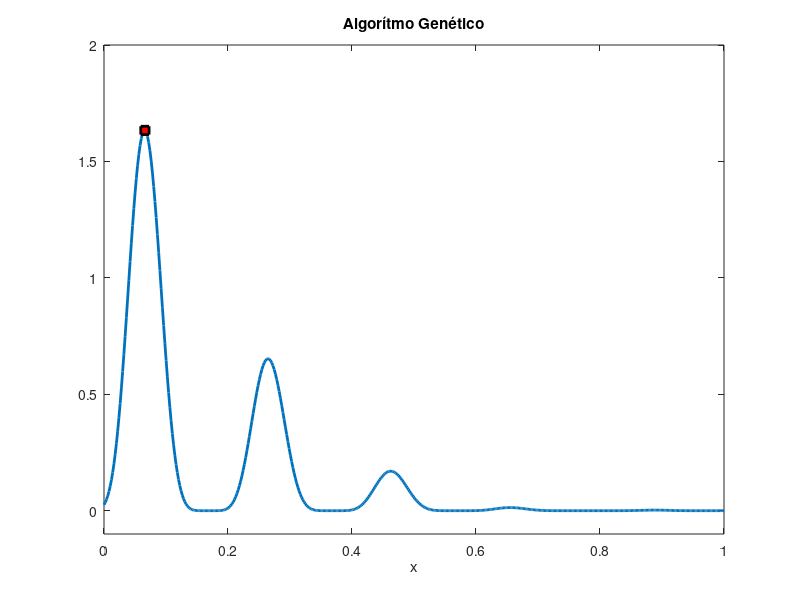

Here is the MATLAB script that generated this plot: (Note: this script raises an error after producing the figure.)
%% Algorítmo Genético.

clc;
clear all;
close all;

% Plot da Função e valor máximo
limits=[0,1]; % Limites da pesquisa
set(0,'defaultlinelinewidth',2);
ezplot('4*(sin(5*pi*x+0.5)^6)*exp(log2((x-0.8)^2))',limits)
title('Algorítmo Genético');
axis([0,1,-0.1,2]); % Delimitar os eixos
hold on
% Plots solução do máximo
plot(0.066,1.6332,'sk','Linewidth',2,'markersize',6,'markerfacecolor','r');
% Definições de variáveis
pop_size=5; % Tamanho da populaçao
lchrome=12; % Tamanho do cromossoma
maxgen=80; % Número maximo de gerações
p_cross=0.8; % Probabilidade de cruzamento
p_mutation=0.04; % Probabilidade de mutação
gen=1; % Contador das gerações

% Inicializa a população e guarda os respetivos crossomas na matriz CHROME.
CHROME = init_pop(pop_size, lchrome);

% Calcular aptidão para cada indivíduo na população.
for i = 1:pop_size
    fitnessValues = bin2dec(num2str(CHROME(i, :))) / (2^lchrome - 1);
end

% O vetor 'POP' contém as aptidões da população.
POP = fitnessValues;

% Calcula a aptidão e o valor da variável de decisão.
[CHROME, POP, POP_x] = dec_pop(pop_size, lchrome, limits);

% Calcula as métricas estatísticas da população inicial.
[sumfit, best_idx, max_value, average] = statist(POP);

% Identifica o melhor indivíduo inicial e qual a sua aptidão.
best_chrome = CHROME(best_idx, :);
best_fitness = max_value;

% Inicializa vetores para armazenar os dados de progresso.
best_fitness_over_time = zeros(maxgen, 1);
average_fitness_over_time = zeros(maxgen, 1);

% Plot da função objetivo como pano de fundo.
figure(1);
fplot(@(x) objective_function(x), limits, 'b-', 'LineWidth', 1);
title('Evolução da População no Espaço de Soluções');
xlabel('x');
ylabel('Aptidão');
hold on;

% Ciclo principal do algoritmo genético.
for gen = 1:maxgen
    % Gera a nova população.
    CHROME = generate(pop_size, POP, CHROME, lchrome, p_cross, p_mutation);
    
    % Avalia a nova população.
    [POP, POP_x] = evaluate_population(CHROME, lchrome, limits);
    
    % Calcula estatísticas da nova população.
    [sumfit, best_idx, max_value, average] = statist(POP);

    % Plota a função objetivo novamente como pano de fundo.
    cla; % Limpa o gráfico atual.
    fplot(@(x) objective_function(x), limits, 'b-', 'LineWidth', 1);
    hold on;

    % Plota as soluções da população.
    scatter(POP_x, POP, 'g*');
    plot(POP_x(best_idx), max_value, 'ro', 'MarkerFaceColor', 'r'); % Destaca a melhor solução.

    % Armazena dados para gráficos de progresso.
    best_fitness_over_time(gen) = max_value;
    average_fitness_over_time(gen) = average;
    
    % Atualiza o título com o número da geração.
    title(sprintf('Evolução da População no Espaço de Soluções - Geração %d', gen));
    
    % Pausa breve para a visualização da geração atual.
    pause(0.1);
    
    hold off;
end

% Plot final dos gráficos de progresso.
figure;
subplot(2, 1, 1);
plot(best_fitness_over_time, 'r-', 'LineWidth', 2);
title('Melhor Aptidão por Geração');
xlabel('Geração');
ylabel('Aptidão');

subplot(2, 1, 2);
plot(average_fitness_over_time, 'b-', 'LineWidth', 2);
title('Aptidão Média por Geração');
xlabel('Geração');
ylabel('Aptidão');

%% Funções necessárias para a execução do algoritmo.

% Função que inicializa a populaçao
function CHROME = init_pop(pop_size, lchrome)
    % CHROME - Matriz da população atual
    CHROME = randi([0, 1], pop_size, lchrome);
end

% Função que calcula a aptidão e o valor da variável de decisão.
function [CHROME, POP, POP_x] = dec_pop(pop_size, lchrome, limits)
    % Inicialização da população com valores aleatórios dentro dos limites.
    CHROME = round(rand(pop_size, lchrome));

    % Inicializa o vetor de aptidão e o vetor de variáveis de decisão.
    POP = zeros(1, pop_size);
    POP_x = zeros(1, pop_size);

    % Calcula a aptidão para cada cromossoma.
    for i = 1:pop_size
        % Converte o cromossoma binário num valor real dentro dos limites.
        POP_x(i) = bin2dec(num2str(CHROME(i, :))) / (2^lchrome - 1) * (limits(2) - limits(1)) + limits(1);
        POP(i) = objective_function(POP_x(i));
    end
end

% Função objetivo.
function y = objective_function(x)
    y = 4 * (sin(5 * pi * x + 0.5).^6) .* exp(log2((x - 0.8).^2));
end

% Função que estatísticas da nova população.
function [sumfit, best, max_value, average] = statist(POP)
    sumfit = sum(POP); % Soma das aptidões.
    [max_value, idx_best] = max(POP); % Melhor aptidão e índice.
    best = idx_best; % Índice do melhor cromossoma.
    average = mean(POP); % Média das aptidões.
end

% Seleciona os indivíduos pais da próxima geração com base na aptidão de cada indivíduo.
function index = roulette_selection(POP)
    cumulative_sum = cumsum(POP);
    roulette_pick = rand * cumulative_sum(end);
    index = find(cumulative_sum >= roulette_pick, 1, 'first');
end

% Realiza um cruzamento de um ponto entre dois pais para criar dois filhos.
% O ponto de cruzamento é escolhido aleatoriamente.
function [child1, child2] = single_point_crossover(parent1, parent2, p_cross)
    if rand <= p_cross
        % Verifica se o cruzamento ocorrerá, com base na probabilidade de cruzamento.
        point = randi(length(parent1) - 1);
        child1 = [parent1(1:point), parent2(point+1:end)];
        child2 = [parent2(1:point), parent1(point+1:end)];
    else
        % Se não houver cruzamento, os filhos são cópias dos pais.
        child1 = parent1;
        child2 = parent2;
    end
end

% Aplica mutação a um indivíduo (cromossoma).
function individual = mutate(individual, p_mutation)
    for i = 1:length(individual)
        % Verifica se a mutação ocorrerá para cada gene.
        if rand <= p_mutation
            individual(i) = 1 - individual(i);
        end
    end
end

% Gera uma nova população de cromossomas (CHROME) usando os métodos de seleção, cruzamento e mutação.
function CHROME = generate(pop_size, POP, CHROME, lchrome, p_cross, p_mutation)
    new_CHROME = zeros(size(CHROME));
    for i = 1:2:pop_size
        % Seleção.
        index1 = roulette_selection(POP);
        index2 = roulette_selection(POP);
        
        % Cruzamento.
        [child1, child2] = single_point_crossover(CHROME(index1, :), CHROME(index2, :), p_cross);
        
        % Mutação.
        child1 = mutate(child1, p_mutation);
        child2 = mutate(child2, p_mutation);
        
        new_CHROME(i, :) = child1;
        if i+1 <= pop_size
            new_CHROME(i+1, :) = child2;
        end
    end
    CHROME = new_CHROME;
end

% Calcula a aptidão da população.
function [POP, POP_x] = evaluate_population(CHROME, lchrome, limits)
    pop_size = size(CHROME, 1); % Número de indivíduos na população.
    POP = zeros(1, pop_size); % Vetor de aptidão.
    POP_x = zeros(1, pop_size); % Vetor de valores da variável de decisão.

    % Itera sobre a população para calcular a aptidão de cada cromossoma.
    for i = 1:pop_size
        % Converte o cromossoma binário em valor real dentro dos limites.
        x = bin2dec(num2str(CHROME(i, :))) / (2^lchrome - 1);
        x = x * (limits(2) - limits(1)) + limits(1);
        POP_x(i) = x; % Armazena o valor real da variável de decisão.
        POP(i) = objective_function(x); % Calcula e armazena a aptidão.
    end
end
